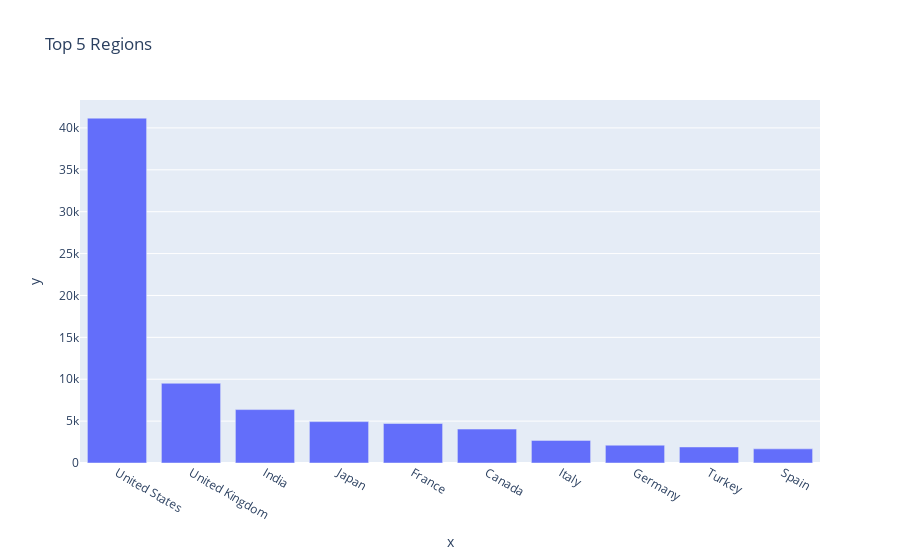

The code cell stored with this chart in its notebook:
### Markdown cell above
Movies are almost 3 times more on IMDB database

### Code cell
#different region count 
id['region'].value_counts()

#bar chart for top 5 regions
fig = px.bar(id['region'].value_counts().head(10), x=id['region'].value_counts().head(10).index, y=id['region'].value_counts().head(10), title='Top 5 Regions')
fig.show()

### Figure 1 — Plotly figure (JSON) as saved in the notebook; plotly's stock layout.template omitted (floating-point values rounded to 4 significant figures)
{"data": [{"alignmentgroup": "True", "hovertemplate": "x=%{x}<br>y=%{y}<extra></extra>", "legendgroup": "", "marker": {"color": "#636efa", "pattern": {"shape": ""}}, "name": "", "offsetgroup": "", "orientation": "v", "showlegend": false, "textposition": "auto", "type": "bar", "x": ["United States", "United Kingdom", "India", "Japan", "France", "Canada", "Italy", "Germany", "Turkey", "Spain"], "xaxis": "x", "y": [41168, 9518, 6376, 4940, 4715, 4049, 2699, 2127, 1915, 1688], "yaxis": "y"}], "layout": {"barmode": "relative", "legend": {"tracegroupgap": 0}, "title": {"text": "Top 5 Regions"}, "xaxis": {"anchor": "y", "domain": [0, 1], "title": {"text": "x"}}, "yaxis": {"anchor": "x", "domain": [0, 1], "title": {"text": "y"}}}}
